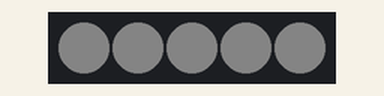
This sketch was run on a simulated ATtiny85, built with avr-gcc and run on an emulated ATtiny85. Parts: 5 RGB LEDs in strip order, left to right. Dim RGB values are drawn brighter than linear. At 7.1 s the program stops and its outputs stay as they are.

Above: at 0.79 s.
At 3.18 s:
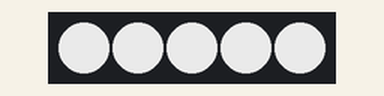
At 5.64 s:
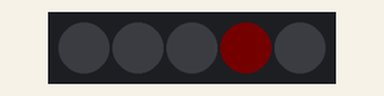
At 6.25 s:
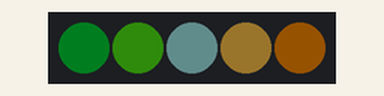
At 7.2 s:
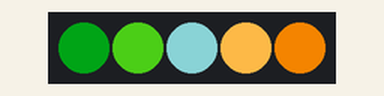
Timing chart, 0 to 8.6 s (numbered marks = the images above):
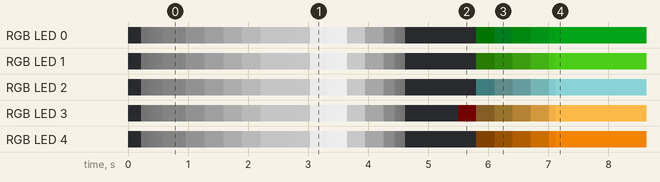

The sketch:

Demo_butterfly_animation.ino
```cpp
// This code will play the animation of the butterfly (useful to test if you have soldered the LEDs properly!)
// Pinout:
// SCL - A5
// SDA - A4
// GPIO1 - A3

#include <Adafruit_NeoPixel.h>
#ifdef __AVR__
#include <avr/power.h>
#endif

#define PIN         A3

#define Colour1 0x00058240
#define Colour2 0x0087C159
#define Colour3 0x00ADCACB
#define Colour4 0x00FEE3A2
#define Colour5 0x00F3C301
#define White   0x00FFFFFF

Adafruit_NeoPixel pixels(5, PIN, NEO_GRB + NEO_KHZ800);

const static uint8_t GammaTable[] = {
  0,  0,  0,  0,  0,  0,  0,  0,  0,  0,  0,  0,  0,  0,  0,  0,
  0,  0,  0,  0,  0,  0,  0,  0,  0,  0,  0,  0,  1,  1,  1,  1,
  1,  1,  1,  1,  1,  1,  1,  1,  1,  2,  2,  2,  2,  2,  2,  2,
  2,  3,  3,  3,  3,  3,  3,  3,  4,  4,  4,  4,  4,  5,  5,  5,
  5,  6,  6,  6,  6,  7,  7,  7,  7,  8,  8,  8,  9,  9,  9, 10,
  10, 10, 11, 11, 11, 12, 12, 13, 13, 13, 14, 14, 15, 15, 16, 16,
  17, 17, 18, 18, 19, 19, 20, 20, 21, 21, 22, 22, 23, 24, 24, 25,
  25, 26, 27, 27, 28, 29, 29, 30, 31, 32, 32, 33, 34, 35, 35, 36,
  37, 38, 39, 39, 40, 41, 42, 43, 44, 45, 46, 47, 48, 49, 50, 50,
  51, 52, 54, 55, 56, 57, 58, 59, 60, 61, 62, 63, 64, 66, 67, 68,
  69, 70, 72, 73, 74, 75, 77, 78, 79, 81, 82, 83, 85, 86, 87, 89,
  90, 92, 93, 95, 96, 98, 99, 101, 102, 104, 105, 107, 109, 110, 112, 114,
  115, 117, 119, 120, 122, 124, 126, 127, 129, 131, 133, 135, 137, 138, 140, 142,
  144, 146, 148, 150, 152, 154, 156, 158, 160, 162, 164, 167, 169, 171, 173, 175,
  177, 180, 182, 184, 186, 189, 191, 193, 196, 198, 200, 203, 205, 208, 210, 213,
  215, 218, 220, 223, 225, 228, 231, 233, 236, 239, 241, 244, 247, 249, 252, 255
};

void DisplayCorrectedHexColour (int Position, long unsigned int Colour, long unsigned int brightness)
{
  pixels.setPixelColor(Position, pixels.Color(
                         GammaTable[(((Colour & 0x00FF0000) >> 16) * brightness / 255)],
                         GammaTable[((Colour & 0x0000FF00) >> 8)* brightness / 255],
                         GammaTable[(Colour & 0x000000FF)* brightness / 255]));
  pixels.show();
}

void delay_ (unsigned long time_delay)
{
  delay(time_delay);
}

void setup() {
#if defined(__AVR_ATtiny85__) && (F_CPU == 16000000)
  clock_prescale_set(clock_div_1);
#endif

  pixels.begin();
}

void loop() {

  pixels.clear();
  for (int i = 0; i < 180; i++)
  {
    for (int j = 0; j < 5; j++) {
      DisplayCorrectedHexColour (j, White, i);
    }
    delay_(3 + i / 16);
  }
  delay_(500);
  for (int i = 180; i < 255; i++)
  {
    for (int j = 0; j < 5; j++) {
      DisplayCorrectedHexColour (j, White, i);
    }
    delay_(2);
  }
  for (int i = 255; i > 0; i--)
  {
    for (int j = 0; j < 5; j++) {
      DisplayCorrectedHexColour (j, White, i);
    }
    delay_(2);
  }
  delay_(500);

  for (int i = 0; i < 255; i++)
  {
    DisplayCorrectedHexColour (0, Colour1, i);
    DisplayCorrectedHexColour (1, Colour2, i);
    DisplayCorrectedHexColour (2, Colour3, i);
    DisplayCorrectedHexColour (3, Colour4, i);
    DisplayCorrectedHexColour (4, Colour5, i);
    delay_(3);
  }
  while (1);
}
```
